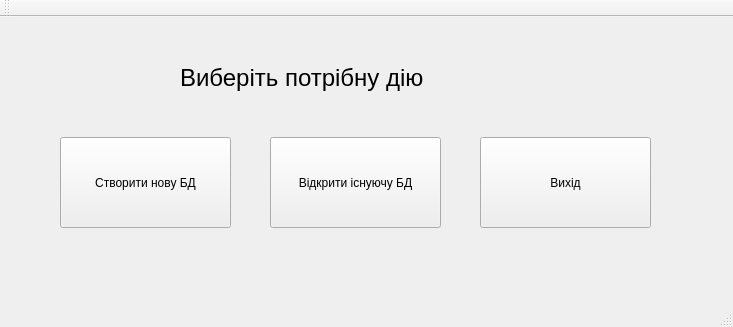
<?xml version="1.0" encoding="UTF-8"?>
<ui version="4.0">
 <class>MainWindow</class>
 <widget class="QMainWindow" name="MainWindow">
  <property name="geometry">
   <rect>
    <x>0</x>
    <y>0</y>
    <width>733</width>
    <height>327</height>
   </rect>
  </property>
  <property name="windowTitle">
   <string>MainWindow</string>
  </property>
  <widget class="QWidget" name="centralWidget">
   <widget class="QPushButton" name="CreateDB_button">
    <property name="geometry">
     <rect>
      <x>60</x>
      <y>120</y>
      <width>171</width>
      <height>91</height>
     </rect>
    </property>
    <property name="text">
     <string>Створити нову БД</string>
    </property>
   </widget>
   <widget class="QPushButton" name="OpenDB_button">
    <property name="geometry">
     <rect>
      <x>270</x>
      <y>120</y>
      <width>171</width>
      <height>91</height>
     </rect>
    </property>
    <property name="text">
     <string>Відкрити існуючу БД</string>
    </property>
   </widget>
   <widget class="QPushButton" name="Close_button">
    <property name="geometry">
     <rect>
      <x>480</x>
      <y>120</y>
      <width>171</width>
      <height>91</height>
     </rect>
    </property>
    <property name="text">
     <string>Вихід</string>
    </property>
   </widget>
   <widget class="QLabel" name="label">
    <property name="geometry">
     <rect>
      <x>180</x>
      <y>20</y>
      <width>621</width>
      <height>81</height>
     </rect>
    </property>
    <property name="font">
     <font>
      <pointsize>18</pointsize>
     </font>
    </property>
    <property name="text">
     <string>Виберiть потрiбну дiю</string>
    </property>
   </widget>
  </widget>
  <widget class="QMenuBar" name="menuBar">
   <property name="geometry">
    <rect>
     <x>0</x>
     <y>0</y>
     <width>733</width>
     <height>26</height>
    </rect>
   </property>
  </widget>
  <widget class="QToolBar" name="mainToolBar">
   <attribute name="toolBarArea">
    <enum>TopToolBarArea</enum>
   </attribute>
   <attribute name="toolBarBreak">
    <bool>false</bool>
   </attribute>
  </widget>
  <widget class="QStatusBar" name="statusBar"/>
 </widget>
 <layoutdefault spacing="6" margin="11"/>
 <resources/>
 <connections/>
</ui>
